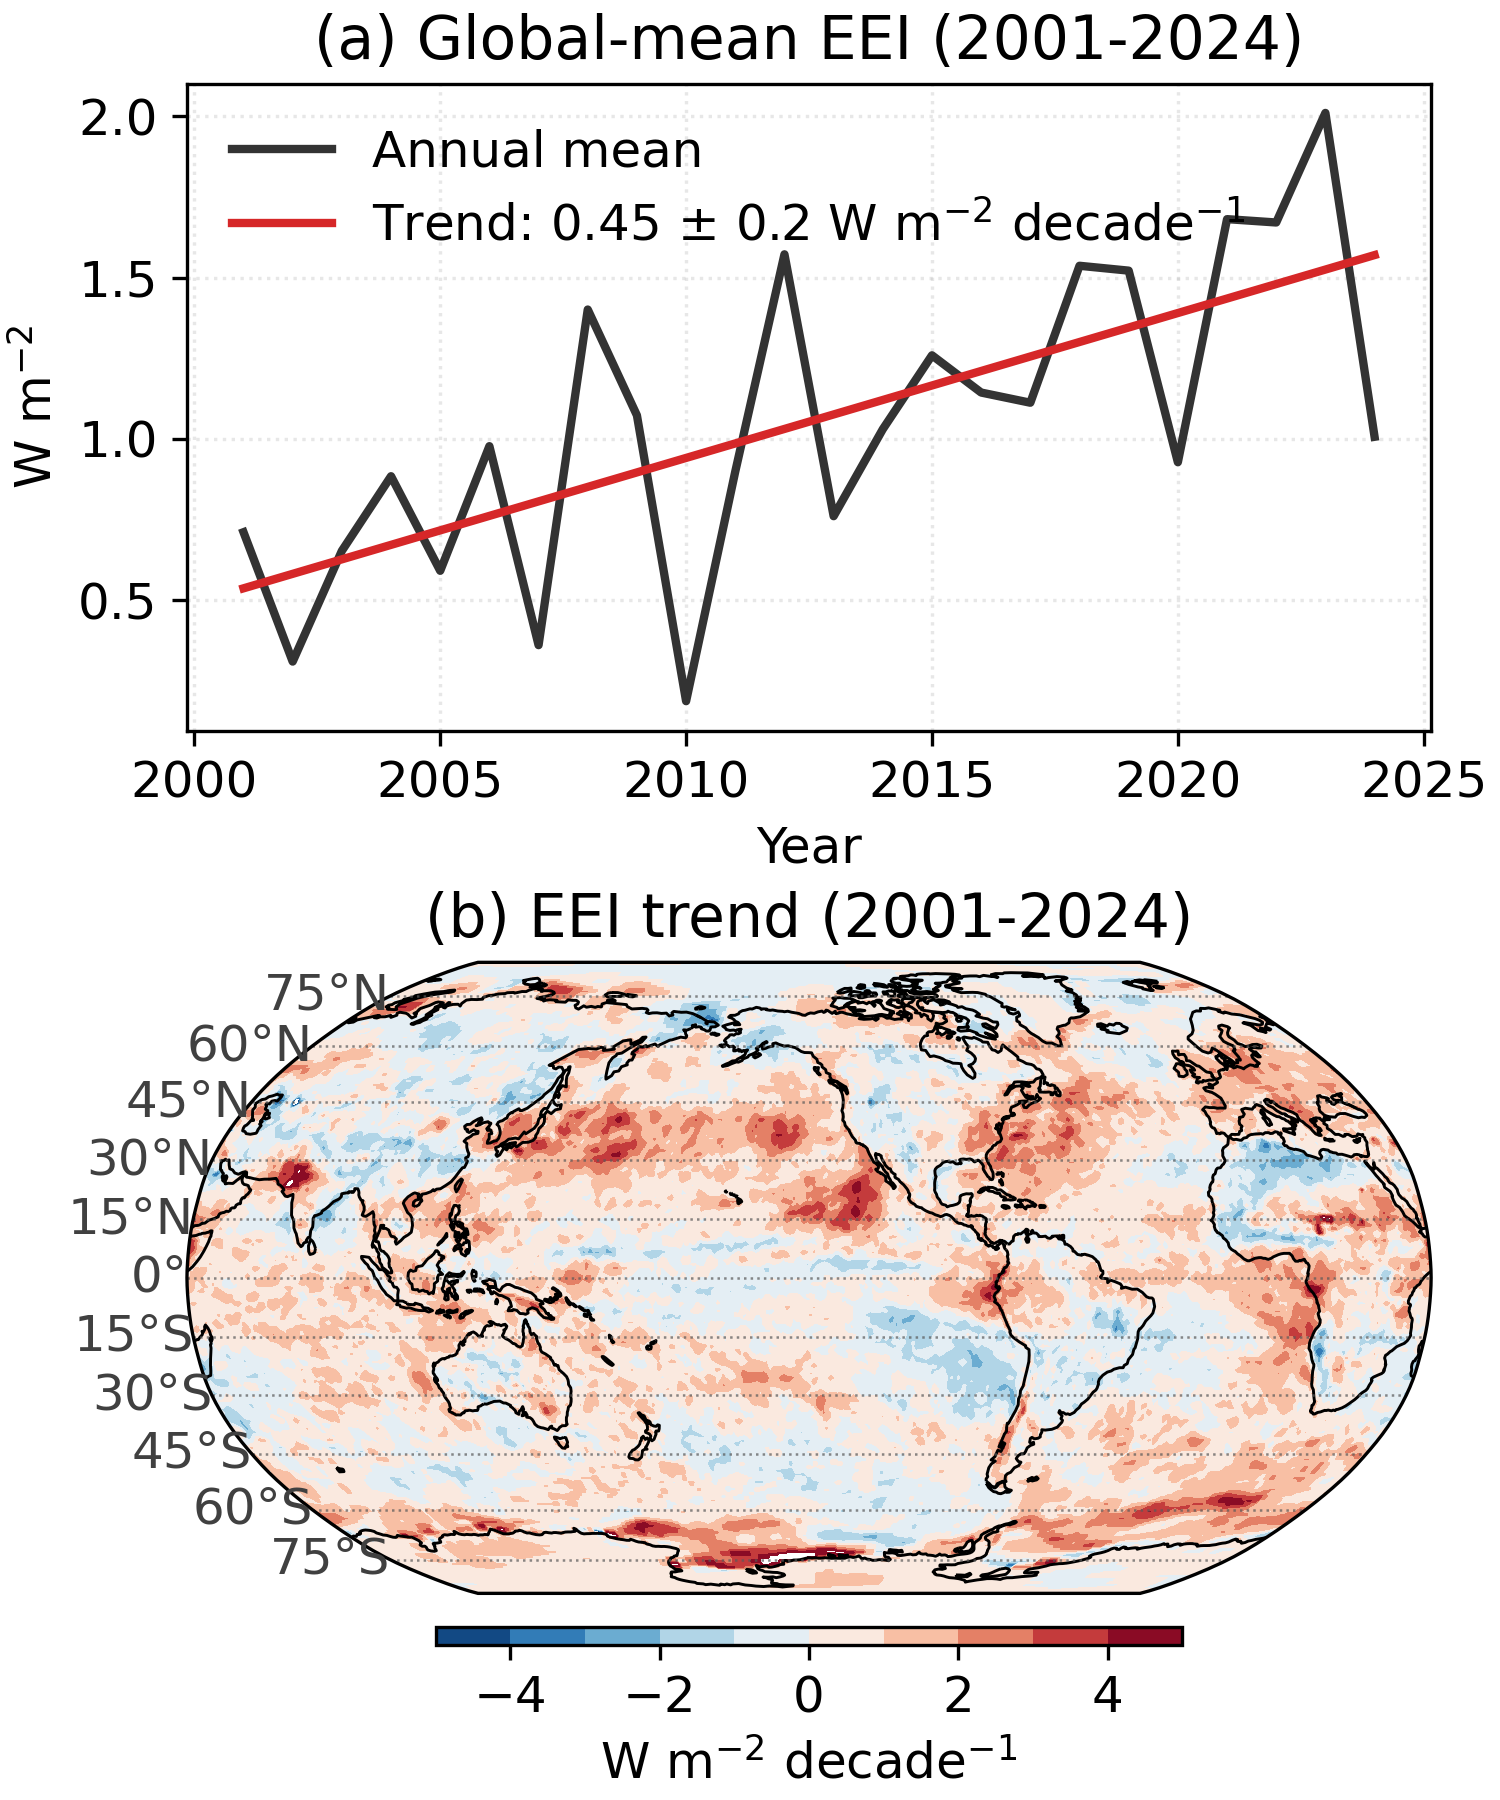

Generate this figure with Python:
from __future__ import annotations

import os
from pathlib import Path

SCRIPT_DIR = Path(__file__).resolve().parent
os.environ.setdefault("MPLCONFIGDIR", str(SCRIPT_DIR / ".matplotlib"))
os.environ.setdefault("XDG_CACHE_HOME", str(SCRIPT_DIR / ".cache"))

import cartopy.crs as ccrs
import matplotlib.pyplot as plt
import matplotlib.ticker as mticker
import numpy as np
import xarray as xr

from calculate_manuscript_data import (
    CERES_OUTPUT_FILE,
    FIGURES_DIR,
    CENTRAL_LONGITUDE,
    save_figure_outputs,
    ensure_manuscript_outputs,
)
from map_plot_utils import GLOBAL_FONT_SIZE, add_colorbar, wrap_global_field


FIGURE_FILE = FIGURES_DIR / "figure_1_eei.png"
LATITUDE_LINES = np.arange(-75, 76, 15)


def format_latitude_label(latitude: float) -> str:
    if latitude > 0:
        return f"{int(abs(latitude))}\N{DEGREE SIGN}N"
    if latitude < 0:
        return f"{int(abs(latitude))}\N{DEGREE SIGN}S"
    return "0\N{DEGREE SIGN}"


def add_latitude_lines(ax, c_lon) -> None:
    gridlines = ax.gridlines(
        crs=ccrs.PlateCarree(central_longitude=c_lon),
        draw_labels=False,
        linewidth=0.6,
        color="0.35",
        alpha=0.7,
        linestyle=":",
    )
    gridlines.xlocator = mticker.FixedLocator([])
    gridlines.ylocator = mticker.FixedLocator(LATITUDE_LINES)

    for latitude in LATITUDE_LINES:
        ax.text(
            CENTRAL_LONGITUDE - 39.9,
            float(latitude),
            format_latitude_label(float(latitude)),
            transform=ccrs.PlateCarree(central_longitude=c_lon),
            ha="right",
            va="center",
            fontsize=GLOBAL_FONT_SIZE,
            color="0.25",
            clip_on=False,
        )


def draw_map(ax, field: xr.DataArray, levels: np.ndarray, c_lon: int, cmap: str, title: str):
    lon, lat, data = wrap_global_field(field)
    contour = ax.contourf(
        lon,
        lat,
        data,
        transform=ccrs.PlateCarree(),
        levels=levels,
        cmap=cmap,
    )
    ax.coastlines(linewidth=0.7)
    add_latitude_lines(ax, c_lon)
    ax.set_global()
    ax.set_title(title)
    return contour


def main() -> None:
    ensure_manuscript_outputs(force=False)
    ds = xr.open_dataset(CERES_OUTPUT_FILE)

    eei_series = ds["all_sky_global_net_annual_mean"]
    eei_fit = ds["all_sky_global_net_annual_fit"]
    eei_trend = ds["all_sky_net_trend"].sel(period="annual") * 10.0
    start_year = int(eei_series["year"].min())
    end_year = int(eei_series["year"].max())
    trend_decade = float(ds["all_sky_global_net_annual_trend"]) * 10.0
    # try to read 95% CI (per year) and convert to per-decade for annotation
    trend_ci95_decade = None
    raw_ci = ds["all_sky_global_net_annual_ci95"].values
    if np.isfinite(raw_ci):
        trend_ci95_decade = float(raw_ci) * 10.0

    FIGURES_DIR.mkdir(parents=True, exist_ok=True)
    fig = plt.figure(figsize=(5, 6), constrained_layout=True)
    c_lon = 220
    axes = [
        fig.add_subplot(2, 1, 1),
        fig.add_subplot(2, 1, 2, projection=ccrs.Robinson(central_longitude=CENTRAL_LONGITUDE)),
    ]

    trend_limit = 5
    if not np.isfinite(trend_limit) or np.isclose(trend_limit, 0.0):
        trend_limit = 1.0

    axes[0].plot(
        eei_series["year"],
        eei_series,
        color="0.2",
        linewidth=2,
        label="Annual mean",
    )
    axes[0].plot(
        eei_fit["year"],
        eei_fit,
        color="tab:red",
        linewidth=2,
        label=rf"Trend: {trend_decade:.2f} ± {trend_ci95_decade:.1f} W m$^{{-2}}$ decade$^{{-1}}$",
    )
    axes[0].set_title(f"(a) Global-mean EEI ({start_year}-{end_year})")
    axes[0].set_xlabel("Year")
    axes[0].set_ylabel(r"W m$^{-2}$")
    axes[0].grid(alpha=0.3, linestyle=":")
    axes[0].legend(frameon=False, loc="upper left")
    trend_plot = draw_map(
        axes[1],
        eei_trend,
        np.linspace(-trend_limit, trend_limit, 11),
        c_lon,
        "RdBu_r",
        f"(b) EEI trend ({start_year}-{end_year})",
    )

    add_colorbar(
        fig,
        trend_plot,
        ax=axes[1],
        orientation="horizontal",
        pad=0.05,
        shrink=0.6,
        aspect=40,
        label=r"W m$^{-2}$ decade$^{-1}$",
    )
    local_path, overleaf_path = save_figure_outputs(fig, FIGURE_FILE.name, dpi=300)
    plt.close(fig)
    print(local_path)
    print(overleaf_path)


if __name__ == "__main__":
    main()
